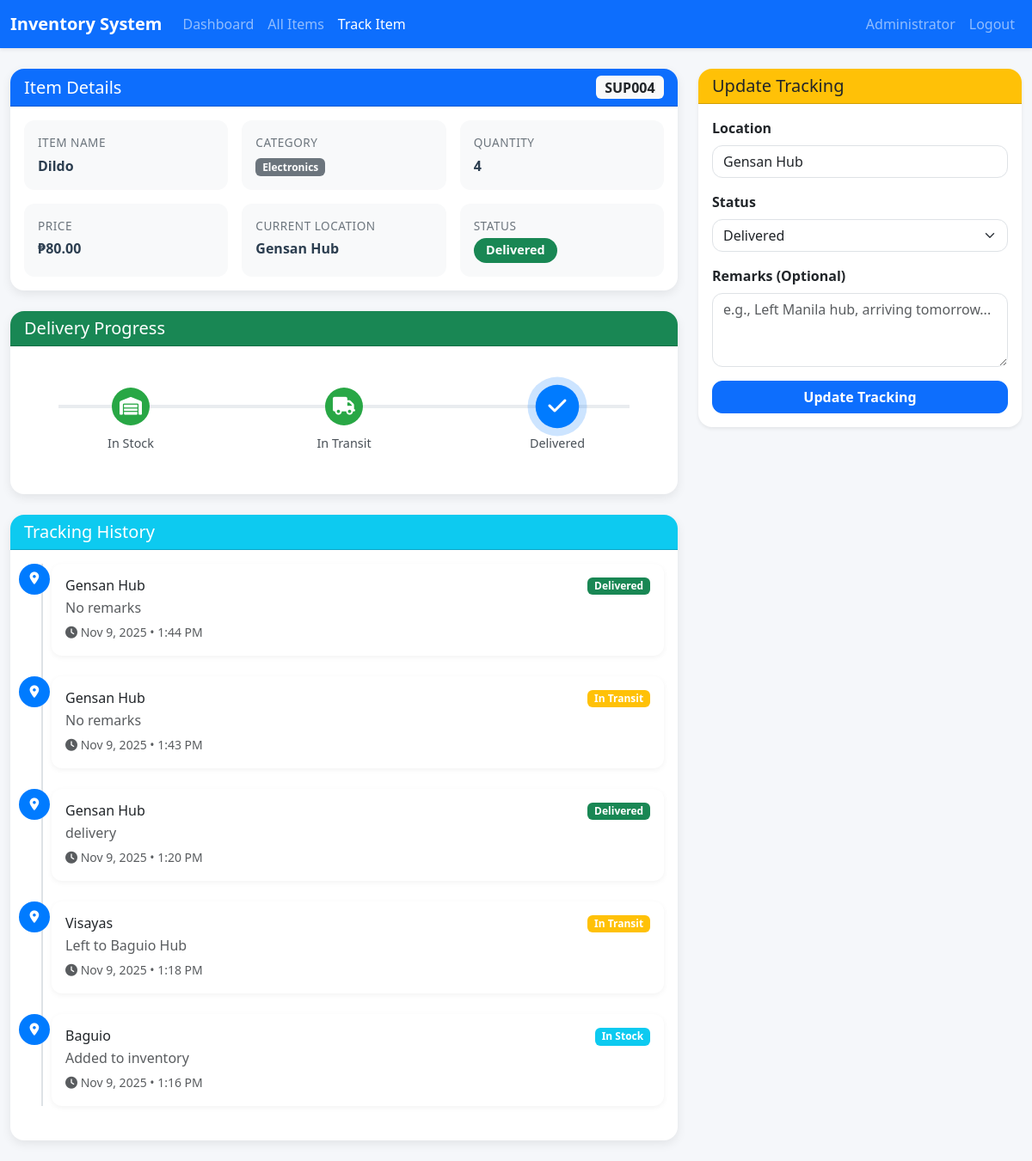
Page /track_item.php?id=20 (signed in) on the committed database.
### tables this page shows
CREATE TABLE `items` (
  `id` int(11) NOT NULL,
  `item_code` varchar(50) NOT NULL,
  `item_name` varchar(200) NOT NULL,
  `category` varchar(100) DEFAULT NULL,
  `quantity` int(11) DEFAULT 0,
  `status` enum('in_stock','in_transit','out_for_delivery','delivered') DEFAULT 'in_stock',
  `current_location` varchar(200) DEFAULT NULL,
  `destination` varchar(200) DEFAULT NULL,
  `user_id` int(11) DEFAULT NULL,
  `estimated_delivery` datetime DEFAULT NULL,
  `created_at` timestamp NOT NULL DEFAULT current_timestamp(),
  `price` decimal(10,2) DEFAULT 0.00,
  `is_available` tinyint(1) DEFAULT 1,
  `deleted_at` datetime DEFAULT NULL
);

CREATE TABLE `tracking` (
  `id` int(11) NOT NULL,
  `item_id` int(11) NOT NULL,
  `location` varchar(200) NOT NULL,
  `status` enum('in_stock','in_transit','out_for_delivery','delivered') DEFAULT 'in_transit',
  `remarks` text DEFAULT NULL,
  `tracking_time` timestamp NOT NULL DEFAULT current_timestamp()
);

### track_item.php (the view, shortened to what this page needs)
<?php
require_once 'config.php';
$item_id = isset($_GET['id']) ? intval($_GET['id']) : 0;
$item_sql = "SELECT i.*, u.full_name, u.email FROM items i
             LEFT JOIN users u ON i.user_id = u.id
             WHERE i.id = ?";
$stmt = $conn->prepare($item_sql);
$stmt->bind_param("i", $item_id);
$stmt->execute();
$item_result = $stmt->get_result();
$item = $item_result->fetch_assoc();
$tracking_sql = "SELECT * FROM tracking WHERE item_id = ? ORDER BY tracking_time DESC";
$tracking_stmt = $conn->prepare($tracking_sql);
$tracking_stmt->bind_param("i", $item_id);
$tracking_stmt->execute();
$tracking_result = $tracking_stmt->get_result();
?>
<!DOCTYPE html>
<html lang="en">
<head>
    <link href="https://cdn.jsdelivr.net/npm/bootstrap@5.3.0/dist/css/bootstrap.min.css" rel="stylesheet">
    <link rel="stylesheet" href="https://cdnjs.cloudflare.com/ajax/libs/font-awesome/6.4.0/css/all.min.css">
</head>
<body>
<nav class="navbar navbar-expand-lg navbar-dark bg-primary shadow-sm">
    <div class="container-fluid">
        <a class="navbar-brand fw-bold" href="dashboard.php">
            Inventory System
        </a>
        <div class="collapse navbar-collapse">
            <ul class="navbar-nav me-auto">
                <li><a class="nav-link" href="dashboard.php">Dashboard</a></li>
                <li><a class="nav-link" href="items.php">All Items</a></li>
                <li><a class="nav-link active" href="#">Track Item</a></li>
            </ul>
            <ul class="navbar-nav">
                <li><a class="nav-link" href="profile.php"><?php echo $_SESSION['full_name']; ?></a></li>
                <li><a class="nav-link" href="logout.php">Logout</a></li>
            </ul>
        </div>
    </div>
</nav>
<div class="container-fluid py-4">
    <div class="row">
        <div class="col-lg-8">
            <div class="card mb-4">
                <div class="card-header bg-primary text-white d-flex justify-content-between align-items-center">
                    <h5 class="mb-0">Item Details</h5>
                    <span class="badge bg-light text-dark fs-6"><?php echo htmlspecialchars($item['item_code']); ?></span>
                </div>
                <div class="card-body">
                    <div class="info-grid">
                        <div class="info-item">
                            <div class="info-label">Item Name</div>
                            <div class="info-value"><?php echo htmlspecialchars($item['item_name']); ?></div>
                        </div>
                        <div class="info-item">
                            <div class="info-label">Category</div>
                            <div class="info-value">
                                <span class="badge bg-secondary"><?php echo htmlspecialchars($item['category']); ?></span>
                            </div>
                        </div>
                        <div class="info-item">
                            <div class="info-label">Quantity</div>
                            <div class="info-value"><?php echo $item['quantity']; ?></div>
                        </div>
                        <div class="info-item">
                            <div class="info-label">Price</div>
                            <div class="info-value">₱<?php echo number_format($item['price'], 2); ?></div>
                        </div>
                        <div class="info-item">
                            <div class="info-label">Current Location</div>
                            <div class="info-value"><?php echo htmlspecialchars($item['current_location']); ?></div>
                        </div>
                        <div class="info-item">
                            <div class="info-label">Status</div>
                            <div class="info-value">
                                <?php
                                $status_colors = ['in_stock'=>'info', 'in_transit'=>'warning', 'delivered'=>'success'];
                                $status_text = ucwords(str_replace('_', ' ', $item['status']));
                                ?>
                                <span class="badge badge-status bg-<?php echo $status_colors[$item['status']]; ?>">
                                    <?php echo $status_text; ?>
                                </span>
                            </div>
                        </div>
                    </div>
                </div>
            </div>
            <div class="card mb-4">
                <div class="card-header bg-success text-white">
                    <h5 class="mb-0">Delivery Progress</h5>
                </div>
                <div class="card-body">
                    <div class="progress-steps">
                        <?php
                        $steps = [
                            'in_stock' => ['icon' => 'warehouse', 'label' => 'In Stock'],
                            'in_transit' => ['icon' => 'truck', 'label' => 'In Transit'],
                            'delivered' => ['icon' => 'check', 'label' => 'Delivered']
                        ];
                        $current = $item['status'];
                        $statuses = array_keys($steps);
                        $current_index = array_search($current, $statuses);
                        ?>
                        <?php foreach ($steps as $key => $step):
                            $index = array_search($key, $statuses);
                            $state = $index < $current_index ? 'completed' : ($index == $current_index ? 'active' : 'pending');
                        ?>
                            <div class="step step-<?php echo $state; ?>">
                                <div class="step-circle">
                                    <i class="fas fa-<?php echo $step['icon']; ?>"></i>
                                </div>
                                <div class="step-label"><?php echo $step['label']; ?></div>
                            </div>
                        <?php endforeach; ?>
                    </div>
                </div>
            </div>
            <div class="card">
                <div class="card-header bg-info text-white">
                    <h5 class="mb-0">Tracking History</h5>
                </div>
                <div class="card-body">
                    <?php if ($tracking_result->num_rows > 0): ?>
                        <div class="timeline">
                            <?php while ($track = $tracking_result->fetch_assoc()): ?>
                                <div class="timeline-item">
                                    <div class="timeline-icon">
                                        <i class="fas fa-map-marker-alt"></i>
                                    </div>
                                    <div class="timeline-content">
                                        <div class="d-flex justify-content-between align-items-start">
                                            <div>
                                                <h6 class="mb-1"><?php echo htmlspecialchars($track['location']); ?></h6>
                                                <p class="mb-1 text-muted"><?php echo htmlspecialchars($track['remarks'] ?: 'No remarks'); ?></p>
                                            </div>
                                            <span class="badge bg-<?php echo $status_colors[$track['status']]; ?> ms-2">
                                                <?php echo ucwords(str_replace('_', ' ', $track['status'])); ?>
                                            </span>
                                        </div>
                                        <small class="text-muted">
                                            <i class="fas fa-clock"></i>
                                            <?php echo date('M j, Y • g:i A', strtotime($track['tracking_time'])); ?>
                                        </small>
                                    </div>
                                </div>
                            <?php endwhile; ?>
                        </div>
                    <?php else: ?>
                        <p class="text-center text-muted py-4">No tracking updates yet.</p>
                    <?php endif; ?>
                </div>
            </div>
        </div>
        <div class="col-lg-4">
            <div class="card shadow-sm sticky-top" style="top: 1rem;">
                <div class="card-header bg-warning text-dark">
                    <h5 class="mb-0">Update Tracking</h5>
                </div>
                <div class="card-body">
                    <form method="POST">
                        <div class="mb-3">
                            <label class="form-label fw-semibold">Location</label>
                            <input type="text" name="location" class="form-control"
                                   value="<?php echo htmlspecialchars($item['current_location']); ?>" required>
                        </div>
                        <div class="mb-3">
                            <label class="form-label fw-semibold">Status</label>
                            <select name="status" class="form-select" required>
                                <option value="delivered" <?php echo $item['status'] == 'delivered' ? 'selected' : ''; ?>>Delivered</option>
                            </select>
                        </div>
                        <div class="mb-3">
                            <label class="form-label fw-semibold">Remarks (Optional)</label>
                            <textarea name="remarks" class="form-control" rows="3"
                                      placeholder="e.g., Left Manila hub, arriving tomorrow..."></textarea>
                        </div>
                        <button type="submit" name="update_tracking" class="btn btn-primary btn-update w-100">
                            Update Tracking
                        </button>
                    </form>
                </div>
            </div>
        </div>
    </div>
</div>
</body>
</html>

### track_item.php (style rules this page uses)
body { background: #f5f7fa; font-family: 'Segoe UI', sans-serif; }
.card { border: none; border-radius: 16px; box-shadow: 0 4px 12px rgba(0,0,0,0.08); }
.card-header { border-radius: 16px 16px 0 0 !important; font-weight: 600; }
.info-grid { display: grid; grid-template-columns: repeat(auto-fit, minmax(200px, 1fr)); gap: 1rem; }
.info-item { background: #f8f9fa; padding: 1rem; border-radius: 12px; }
.info-label { font-size: 0.85rem; color: #6c757d; text-transform: uppercase; letter-spacing: 0.5px; }
.info-value { font-weight: 600; color: #2c3e50; margin-top: 4px; }
.badge-status { font-size: 0.9rem; padding: 0.5em 1em; border-radius: 50px; }
.progress-steps { display: flex; justify-content: space-between; position: relative; margin: 2rem 0; }
.progress-steps::before { content: ''; position: absolute; top: 20px; left: 40px; right: 40px; height: 4px; background: #e9ecef; z-index: 0; }
.step { text-align: center; z-index: 1; flex: 1; }
.step-circle { width: 44px; height: 44px; border-radius: 50%; display: flex; align-items: center; justify-content: center; margin: 0 auto 10px; font-size: 1.3rem; font-weight: bold; transition: all 0.3s; }
.step-completed .step-circle { background: #28a745; color: white; }
.step-active .step-circle { background: #007bff; color: white; transform: scale(1.15); box-shadow: 0 0 0 8px rgba(0,123,255,0.2); }
.step-label { font-size: 0.9rem; font-weight: 500; color: #495057; }
.timeline { position: relative; padding-left: 2rem; }
.timeline::before { content: ''; position: absolute; left: 20px; top: 0; bottom: 0; width: 2px; background: #dee2e6; }
.timeline-item { position: relative; margin-bottom: 1.5rem; }
.timeline-icon { position: absolute; left: -38px; top: 0; width: 36px; height: 36px; border-radius: 50%; background: #007bff; color: white; display: flex; align-items: center; justify-content: center; font-size: 0.9rem; }
.timeline-content { background: white; padding: 1rem; border-radius: 12px; box-shadow: 0 2px 6px rgba(0,0,0,0.05); }
.form-control, .form-select { border-radius: 12px; }
.btn-update { border-radius: 12px; font-weight: 600; }

### rows in the picture
items: item_code "SUP004", item_name "Dildo", category "Electronics", quantity "4", price "80.00", current_location "Gensan Hub", status "Delivered", location "Gensan Hub"
tracking: location "Gensan Hub", remarks "No remarks", status "Delivered", tracking_time "Nov 9, 2025 • 1:44 PM"
tracking: location "Gensan Hub", remarks "No remarks", status "In Transit", tracking_time "Nov 9, 2025 • 1:43 PM"
tracking: location "Gensan Hub", remarks "delivery", status "Delivered", tracking_time "Nov 9, 2025 • 1:20 PM"
tracking: location "Visayas", remarks "Left to Baguio Hub", status "In Transit", tracking_time "Nov 9, 2025 • 1:18 PM"
tracking: location "Baguio", remarks "Added to inventory", status "In Stock", tracking_time "Nov 9, 2025 • 1:16 PM"

### other values in the picture
$_SESSION['full_name'] "Administrator"
$step['label'] "In Stock"
$step['label'] "In Transit"
$step['label'] "Delivered"
